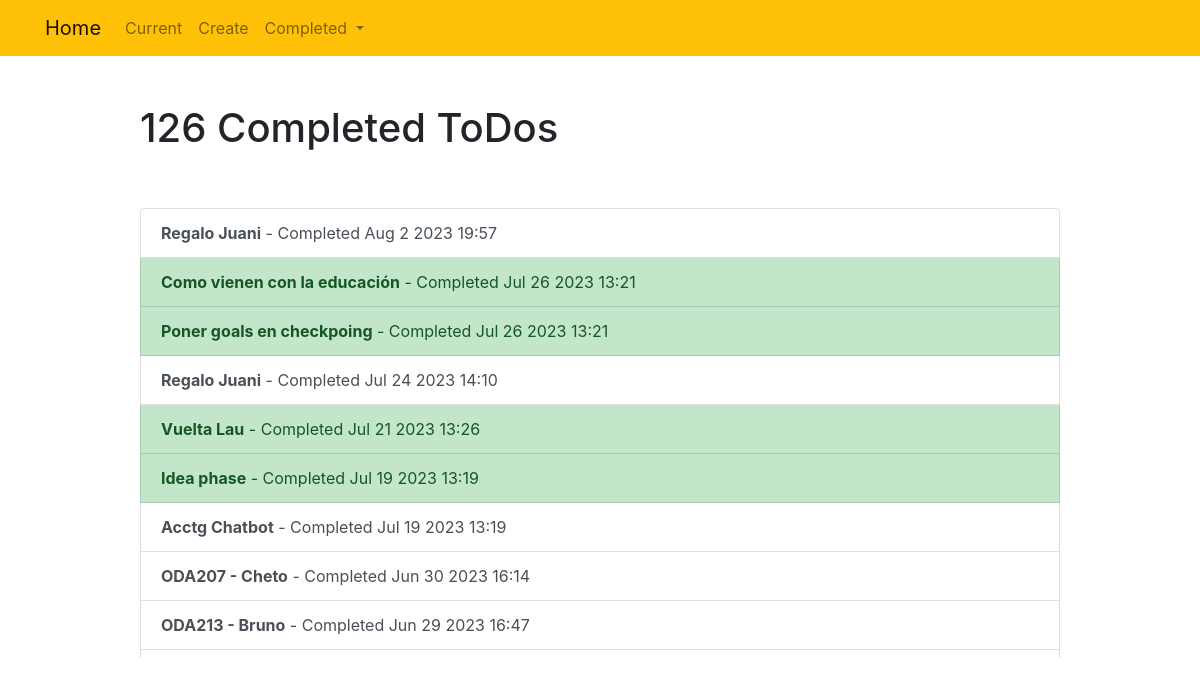
Page /completed/ on the earlier database version.
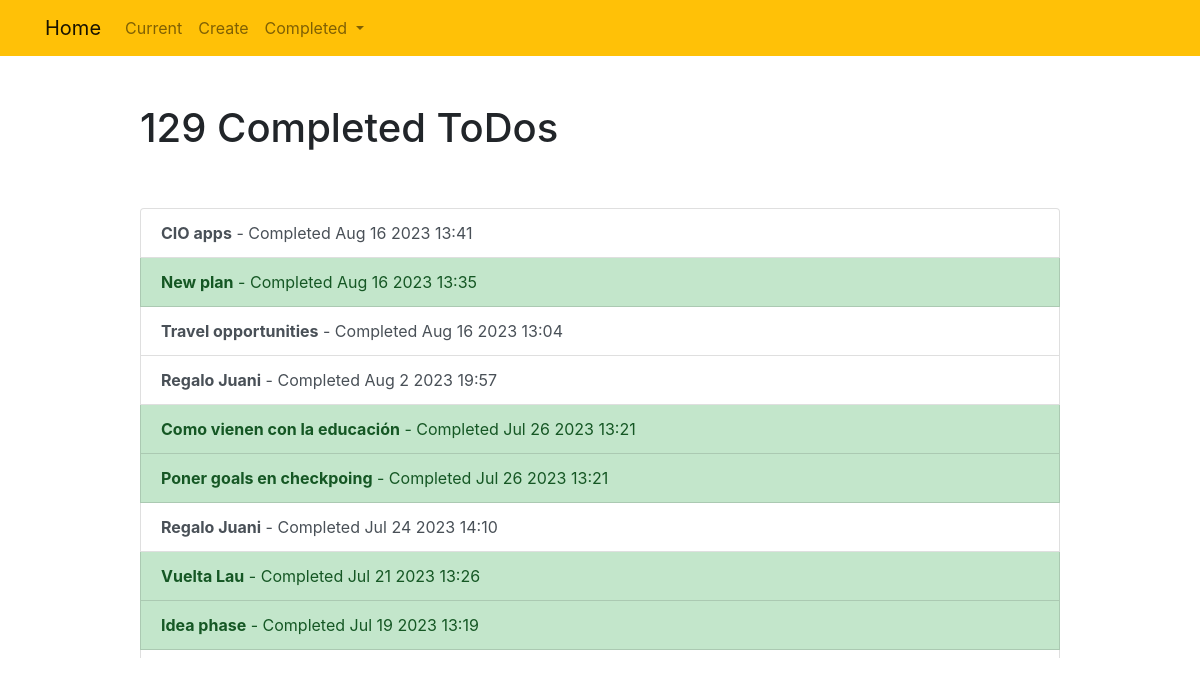
Same page on the later database version.
### todos/models.py (models this page shows, shortened)
class Todo(models.Model):
	category = models.CharField(max_length=100, blank=True)
	title = models.CharField(max_length=100)
	memo = models.TextField(blank=True)
	created = models.DateTimeField(auto_now_add=True)
	datecompleted = models.DateTimeField(null=True, blank=True)
	important = models.BooleanField(default=False)

### todos/views.py (the view)
# urls.py: path('completed/', views.completedtodo ,name='completedtodo'),
def completedtodo(request):
	if request.method == 'GET':
		todos = Todo.objects.filter(datecompleted__isnull=False).order_by('-datecompleted')
		params = {'todos':todos}
		return render(request, 'todos/completedtodo.html', params)

### todos/templates/todos/completedtodo.html
{% extends 'todos/base.html' %}
{% block content %}
    <div class="row justify-content-center mt-5">
        <div class="col-md-10">
            {% if todos %}
                 <h1>{{ todos.count }} Completed ToDo{{ todos.count|pluralize }}</h1>
            {% else %}
                           <h1>Completed ToDos</h1>
            {% endif %}
        </div>
    </div>
    <div class="row justify-content-center mt-5">
        <div class="col-md-10" style="height: 450px; overflow: scroll;">
            <div class="list-group">
                {% for todo in todos %}
                    <a href="{% url 'viewtodo' todo.id %}" class="list-group-item list-group-item-action{% if todo.important %} list-group-item-success{% endif %}"><b>{{ todo.title }}</b> - Completed {{ todo.datecompleted|date:'M j Y H:i' }}</a>
                {% endfor %}
            </div>
        </div>
    </div>
{% endblock %}

Differences in the rows shown:
no longer on this page (row unchanged): Todo: title "Acctg Chatbot", datecompleted "Jul 19 2023 13:19"
no longer on this page (row unchanged): Todo: title "ODA207 - Cheto", datecompleted "Jun 30 2023 16:14"
no longer on this page (row unchanged): Todo: title "ODA213 - Bruno", datecompleted "Jun 29 2023 16:47"
now on this page (row edited): Todo: title "CIO apps", datecompleted "Aug 16 2023 13:41"
now on this page (row edited): Todo: title "New plan", datecompleted "Aug 16 2023 13:35", important True (drawn)
now on this page (row edited): Todo: title "Travel opportunities", datecompleted "Aug 16 2023 13:04"
Other differences:
{{ todos.count }}: "126" → "129"
